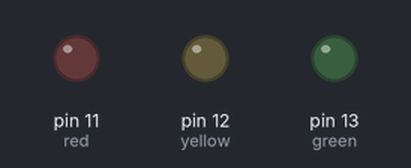
This sketch was run on a simulated Arduino Uno, built with avr-gcc and run on an emulated ATmega328P. On the bench: output pins drawn as LEDs (lit = HIGH).

Above: at 2.0 s.
At 4.5 s:
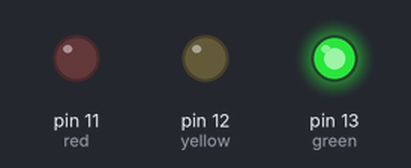
At 6.5 s:
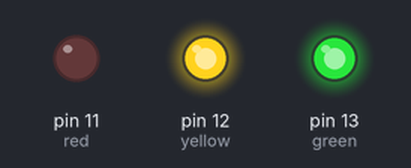
Timing chart, 0 to 10.4 s (numbered marks = the images above):
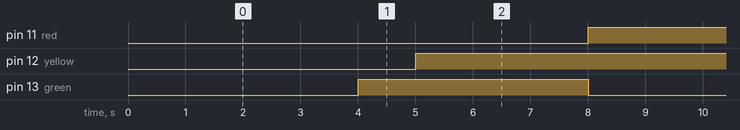

Measured:
- by itself, pin 11 (red): alternates HIGH for 5.0 s and LOW for 3.0 s
- by itself, pin 12 (yellow): alternates HIGH for 7.0 s and LOW for 1.0 s
- by itself, pin 13 (green): alternates HIGH for 4.0 s and LOW for 4.0 s

The sketch:

traffic-light.ino
```cpp
int green = 13, yellow = 12, red = 11;

void setup() {
  pinMode(red, OUTPUT);
  pinMode(yellow, OUTPUT);
  pinMode(green, OUTPUT);
}

void loop() {

    digitalWrite(green, LOW);
    delay(4000);
    digitalWrite(green, HIGH);

    digitalWrite(yellow, LOW);
    delay(1000);
    digitalWrite(yellow, HIGH);

    digitalWrite(red, LOW);
    delay(3000);
    digitalWrite(red, HIGH);

}
```
